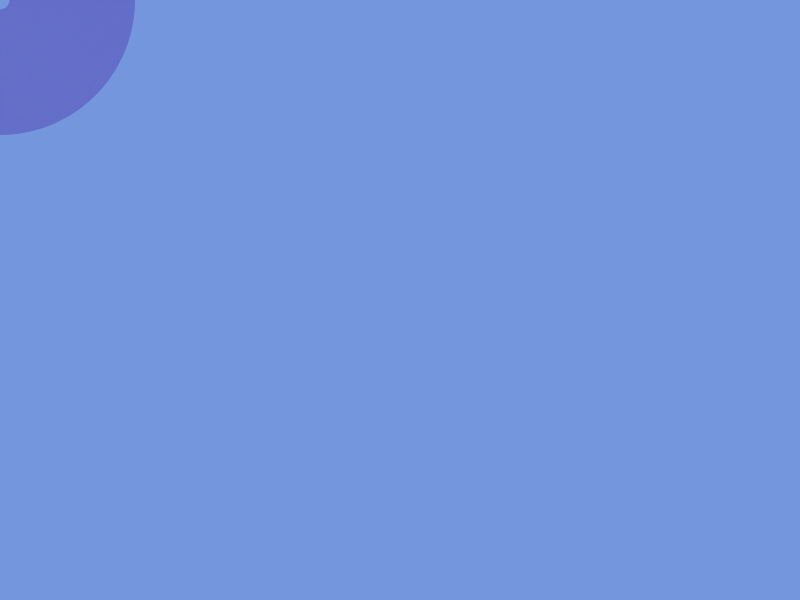
Frame 1 (no input)
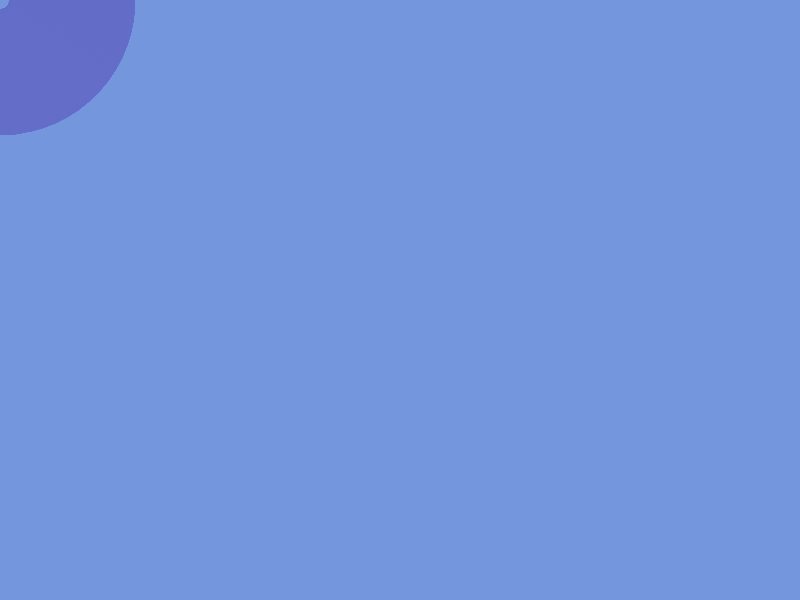
Frame 60 (no input)
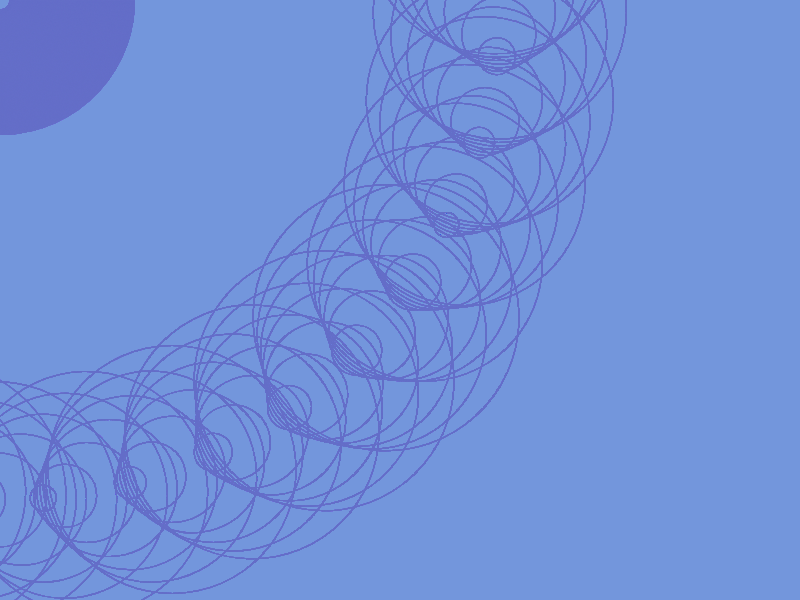
Frame 120 (the mouse pressed at the canvas centre since frame 60)

The p5.js sketch that drew these frames (run headless with seeded random() and noise() and a simulated clock; from frame 60 on, the mouse is pressed at the canvas centre):

// p5.js sketch
// ── sketch.js
//Code Snippet from Derrick McMillen https://replit.com/@demcrepl/p5js-Spirals?v=1

let backgroundcol;
let length = 10;

function setup() {
    backgroundcol = color(115, 150, 220);
    createCanvas(displayWidth, displayHeight);
    stroke(100, 110, 200);
    noFill();
    background(backgroundcol);
}

function draw() {
    let length = 20;
    let angle = 45;
    let loops = 250;

    for(var i = 0; i < loops; i++) {
        rotate(angle);
        ellipse(mouseX, mouseY, length, length);
        length = length + 1;
    }
}
